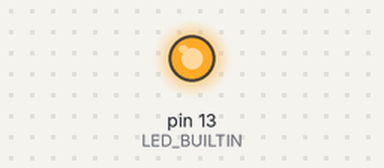
A sketch run on a simulated Arduino Uno, built with avr-gcc and run on an emulated ATmega328P. Parts: output pins drawn as LEDs (lit = HIGH).

Above: at 0.2 s.
At 4.7 s:
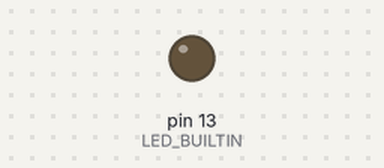
Timing chart, 0 to 8.1 s (numbered marks = the images above):
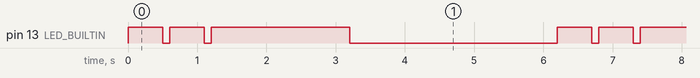

Measured:
- by itself, pin 13 (LED_BUILTIN): repeats every 6.2 s: LOW 0.10 s, HIGH 0.50 s, LOW 0.10 s, HIGH 2.0 s, LOW 3.0 s, HIGH 0.50 s
- by itself, everything shown: repeats every 6.2 s, in 6 steps

The sketch:

mothers-love.ino
```cpp
void setup() {

  pinMode(LED_BUILTIN, OUTPUT);
}


void loop() {
  digitalWrite(LED_BUILTIN, HIGH);
  delay(500);
  digitalWrite(LED_BUILTIN, LOW);
  delay(100);
  digitalWrite(LED_BUILTIN, HIGH);
  delay(500);
  digitalWrite(LED_BUILTIN, LOW);
  delay(100);
  digitalWrite(LED_BUILTIN, HIGH);
  delay(2000);
  digitalWrite(LED_BUILTIN, LOW);
  delay(3000);
}
```
